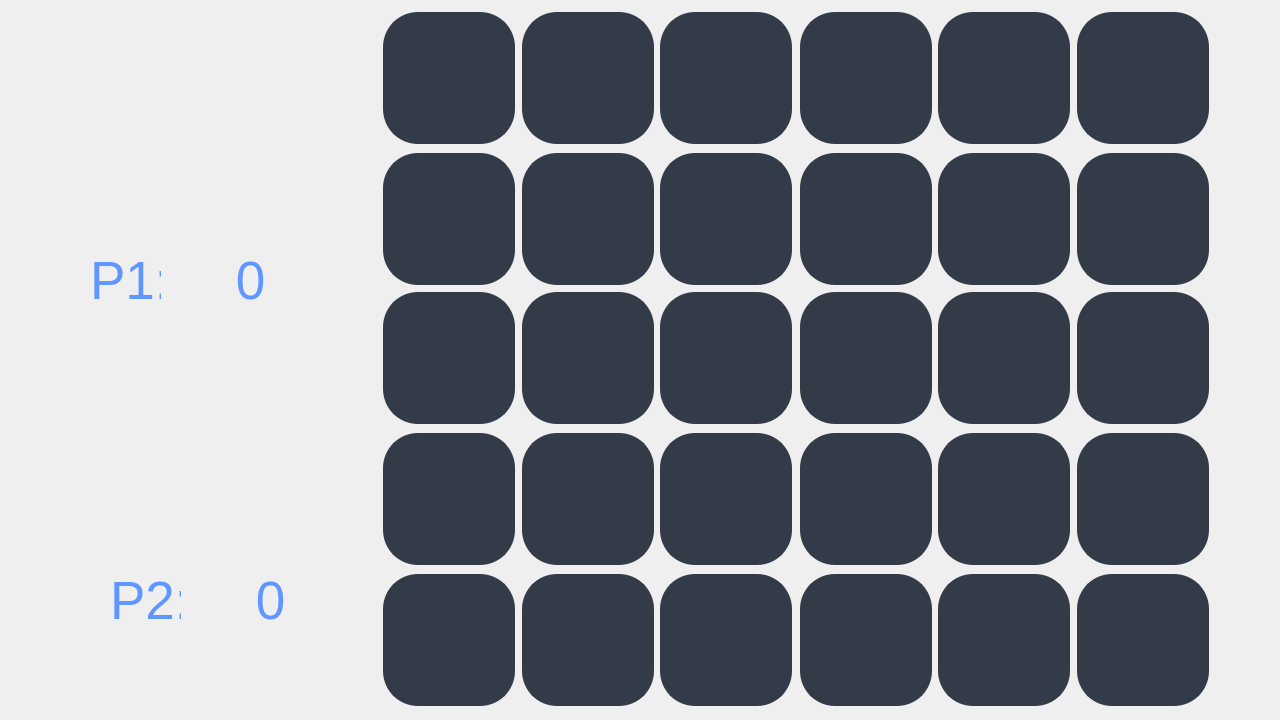
<?xml version="1.0" encoding="UTF-8"?>
<ui version="4.0">
 <class>MainWindow</class>
 <widget class="QMainWindow" name="MainWindow">
  <property name="geometry">
   <rect>
    <x>0</x>
    <y>0</y>
    <width>1280</width>
    <height>720</height>
   </rect>
  </property>
  <property name="minimumSize">
   <size>
    <width>1280</width>
    <height>720</height>
   </size>
  </property>
  <property name="maximumSize">
   <size>
    <width>1280</width>
    <height>720</height>
   </size>
  </property>
  <property name="windowTitle">
   <string>MainWindow</string>
  </property>
  <widget class="QWidget" name="centralwidget">
   <widget class="QLabel" name="lblBackground">
    <property name="geometry">
     <rect>
      <x>0</x>
      <y>0</y>
      <width>1280</width>
      <height>720</height>
     </rect>
    </property>
    <property name="minimumSize">
     <size>
      <width>1280</width>
      <height>720</height>
     </size>
    </property>
    <property name="maximumSize">
     <size>
      <width>1280</width>
      <height>720</height>
     </size>
    </property>
    <property name="text">
     <string/>
    </property>
    <property name="pixmap">
     <pixmap>../img/MEMENTO MORI.png</pixmap>
    </property>
   </widget>
   <widget class="QPushButton" name="btn_1">
    <property name="geometry">
     <rect>
      <x>383</x>
      <y>12</y>
      <width>132</width>
      <height>132</height>
     </rect>
    </property>
    <property name="styleSheet">
     <string notr="true">border: 2px solid rgb(52, 59, 72);
border-radius: 35px; 
background-color: rgb(52, 59, 72);
color: rgb(255, 255, 255);
</string>
    </property>
    <property name="text">
     <string/>
    </property>
   </widget>
   <widget class="QPushButton" name="btn_2">
    <property name="geometry">
     <rect>
      <x>522</x>
      <y>12</y>
      <width>132</width>
      <height>132</height>
     </rect>
    </property>
    <property name="styleSheet">
     <string notr="true">border: 2px solid rgb(52, 59, 72);
border-radius: 35px; 
background-color: rgb(52, 59, 72);
color: rgb(255, 255, 255);
</string>
    </property>
    <property name="text">
     <string/>
    </property>
   </widget>
   <widget class="QPushButton" name="btn_3">
    <property name="geometry">
     <rect>
      <x>660</x>
      <y>12</y>
      <width>132</width>
      <height>132</height>
     </rect>
    </property>
    <property name="styleSheet">
     <string notr="true">border: 2px solid rgb(52, 59, 72);
border-radius: 35px; 
background-color: rgb(52, 59, 72);
color: rgb(255, 255, 255);
</string>
    </property>
    <property name="text">
     <string/>
    </property>
   </widget>
   <widget class="QPushButton" name="btn_4">
    <property name="geometry">
     <rect>
      <x>800</x>
      <y>12</y>
      <width>132</width>
      <height>132</height>
     </rect>
    </property>
    <property name="styleSheet">
     <string notr="true">border: 2px solid rgb(52, 59, 72);
border-radius: 35px; 
background-color: rgb(52, 59, 72);
color: rgb(255, 255, 255);
</string>
    </property>
    <property name="text">
     <string/>
    </property>
   </widget>
   <widget class="QPushButton" name="btn_5">
    <property name="geometry">
     <rect>
      <x>938</x>
      <y>12</y>
      <width>132</width>
      <height>132</height>
     </rect>
    </property>
    <property name="styleSheet">
     <string notr="true">border: 2px solid rgb(52, 59, 72);
border-radius: 35px; 
background-color: rgb(52, 59, 72);
color: rgb(255, 255, 255);
</string>
    </property>
    <property name="text">
     <string/>
    </property>
   </widget>
   <widget class="QPushButton" name="btn_6">
    <property name="geometry">
     <rect>
      <x>1077</x>
      <y>12</y>
      <width>132</width>
      <height>132</height>
     </rect>
    </property>
    <property name="styleSheet">
     <string notr="true">border: 2px solid rgb(52, 59, 72);
border-radius: 35px; 
background-color: rgb(52, 59, 72);
color: rgb(255, 255, 255);
</string>
    </property>
    <property name="text">
     <string/>
    </property>
   </widget>
   <widget class="QPushButton" name="btn_7">
    <property name="geometry">
     <rect>
      <x>1077</x>
      <y>153</y>
      <width>132</width>
      <height>132</height>
     </rect>
    </property>
    <property name="styleSheet">
     <string notr="true">border: 2px solid rgb(52, 59, 72);
border-radius: 35px; 
background-color: rgb(52, 59, 72);
color: rgb(255, 255, 255);
</string>
    </property>
    <property name="text">
     <string/>
    </property>
   </widget>
   <widget class="QPushButton" name="btn_8">
    <property name="geometry">
     <rect>
      <x>660</x>
      <y>153</y>
      <width>132</width>
      <height>132</height>
     </rect>
    </property>
    <property name="styleSheet">
     <string notr="true">border: 2px solid rgb(52, 59, 72);
border-radius: 35px; 
background-color: rgb(52, 59, 72);
color: rgb(255, 255, 255);
</string>
    </property>
    <property name="text">
     <string/>
    </property>
   </widget>
   <widget class="QPushButton" name="btn_9">
    <property name="geometry">
     <rect>
      <x>938</x>
      <y>153</y>
      <width>132</width>
      <height>132</height>
     </rect>
    </property>
    <property name="styleSheet">
     <string notr="true">border: 2px solid rgb(52, 59, 72);
border-radius: 35px; 
background-color: rgb(52, 59, 72);
color: rgb(255, 255, 255);
</string>
    </property>
    <property name="text">
     <string/>
    </property>
   </widget>
   <widget class="QPushButton" name="btn_10">
    <property name="geometry">
     <rect>
      <x>522</x>
      <y>153</y>
      <width>132</width>
      <height>132</height>
     </rect>
    </property>
    <property name="styleSheet">
     <string notr="true">border: 2px solid rgb(52, 59, 72);
border-radius: 35px; 
background-color: rgb(52, 59, 72);
color: rgb(255, 255, 255);
</string>
    </property>
    <property name="text">
     <string/>
    </property>
   </widget>
   <widget class="QPushButton" name="btn_11">
    <property name="geometry">
     <rect>
      <x>383</x>
      <y>153</y>
      <width>132</width>
      <height>132</height>
     </rect>
    </property>
    <property name="styleSheet">
     <string notr="true">border: 2px solid rgb(52, 59, 72);
border-radius: 35px; 
background-color: rgb(52, 59, 72);
color: rgb(255, 255, 255);
</string>
    </property>
    <property name="text">
     <string/>
    </property>
   </widget>
   <widget class="QPushButton" name="btn_12">
    <property name="geometry">
     <rect>
      <x>800</x>
      <y>153</y>
      <width>132</width>
      <height>132</height>
     </rect>
    </property>
    <property name="styleSheet">
     <string notr="true">border: 2px solid rgb(52, 59, 72);
border-radius: 35px; 
background-color: rgb(52, 59, 72);
color: rgb(255, 255, 255);
</string>
    </property>
    <property name="text">
     <string/>
    </property>
   </widget>
   <widget class="QPushButton" name="btn_13">
    <property name="geometry">
     <rect>
      <x>383</x>
      <y>433</y>
      <width>132</width>
      <height>132</height>
     </rect>
    </property>
    <property name="styleSheet">
     <string notr="true">border: 2px solid rgb(52, 59, 72);
border-radius: 35px; 
background-color: rgb(52, 59, 72);
color: rgb(255, 255, 255);
</string>
    </property>
    <property name="text">
     <string/>
    </property>
   </widget>
   <widget class="QPushButton" name="btn_14">
    <property name="geometry">
     <rect>
      <x>1077</x>
      <y>433</y>
      <width>132</width>
      <height>132</height>
     </rect>
    </property>
    <property name="styleSheet">
     <string notr="true">border: 2px solid rgb(52, 59, 72);
border-radius: 35px; 
background-color: rgb(52, 59, 72);
color: rgb(255, 255, 255);
</string>
    </property>
    <property name="text">
     <string/>
    </property>
   </widget>
   <widget class="QPushButton" name="btn_15">
    <property name="geometry">
     <rect>
      <x>1077</x>
      <y>292</y>
      <width>132</width>
      <height>132</height>
     </rect>
    </property>
    <property name="styleSheet">
     <string notr="true">border: 2px solid rgb(52, 59, 72);
border-radius: 35px; 
background-color: rgb(52, 59, 72);
color: rgb(255, 255, 255);
</string>
    </property>
    <property name="text">
     <string/>
    </property>
   </widget>
   <widget class="QPushButton" name="btn_16">
    <property name="geometry">
     <rect>
      <x>800</x>
      <y>433</y>
      <width>132</width>
      <height>132</height>
     </rect>
    </property>
    <property name="styleSheet">
     <string notr="true">border: 2px solid rgb(52, 59, 72);
border-radius: 35px; 
background-color: rgb(52, 59, 72);
color: rgb(255, 255, 255);
</string>
    </property>
    <property name="text">
     <string/>
    </property>
   </widget>
   <widget class="QPushButton" name="btn_17">
    <property name="geometry">
     <rect>
      <x>660</x>
      <y>292</y>
      <width>132</width>
      <height>132</height>
     </rect>
    </property>
    <property name="styleSheet">
     <string notr="true">border: 2px solid rgb(52, 59, 72);
border-radius: 35px; 
background-color: rgb(52, 59, 72);
color: rgb(255, 255, 255);
</string>
    </property>
    <property name="text">
     <string/>
    </property>
   </widget>
   <widget class="QPushButton" name="btn_18">
    <property name="geometry">
     <rect>
      <x>660</x>
      <y>433</y>
      <width>132</width>
      <height>132</height>
     </rect>
    </property>
    <property name="styleSheet">
     <string notr="true">border: 2px solid rgb(52, 59, 72);
border-radius: 35px; 
background-color: rgb(52, 59, 72);
color: rgb(255, 255, 255);
</string>
    </property>
    <property name="text">
     <string/>
    </property>
   </widget>
   <widget class="QPushButton" name="btn_19">
    <property name="geometry">
     <rect>
      <x>938</x>
      <y>292</y>
      <width>132</width>
      <height>132</height>
     </rect>
    </property>
    <property name="styleSheet">
     <string notr="true">border: 2px solid rgb(52, 59, 72);
border-radius: 35px; 
background-color: rgb(52, 59, 72);
color: rgb(255, 255, 255);
</string>
    </property>
    <property name="text">
     <string/>
    </property>
   </widget>
   <widget class="QPushButton" name="btn_20">
    <property name="geometry">
     <rect>
      <x>522</x>
      <y>292</y>
      <width>132</width>
      <height>132</height>
     </rect>
    </property>
    <property name="styleSheet">
     <string notr="true">border: 2px solid rgb(52, 59, 72);
border-radius: 35px; 
background-color: rgb(52, 59, 72);
color: rgb(255, 255, 255);
</string>
    </property>
    <property name="text">
     <string/>
    </property>
   </widget>
   <widget class="QPushButton" name="btn_21">
    <property name="geometry">
     <rect>
      <x>383</x>
      <y>292</y>
      <width>132</width>
      <height>132</height>
     </rect>
    </property>
    <property name="styleSheet">
     <string notr="true">border: 2px solid rgb(52, 59, 72);
border-radius: 35px; 
background-color: rgb(52, 59, 72);
color: rgb(255, 255, 255);
</string>
    </property>
    <property name="text">
     <string/>
    </property>
   </widget>
   <widget class="QPushButton" name="btn_22">
    <property name="geometry">
     <rect>
      <x>938</x>
      <y>433</y>
      <width>132</width>
      <height>132</height>
     </rect>
    </property>
    <property name="styleSheet">
     <string notr="true">border: 2px solid rgb(52, 59, 72);
border-radius: 35px; 
background-color: rgb(52, 59, 72);
color: rgb(255, 255, 255);
</string>
    </property>
    <property name="text">
     <string/>
    </property>
   </widget>
   <widget class="QPushButton" name="btn_23">
    <property name="geometry">
     <rect>
      <x>800</x>
      <y>292</y>
      <width>132</width>
      <height>132</height>
     </rect>
    </property>
    <property name="styleSheet">
     <string notr="true">border: 2px solid rgb(52, 59, 72);
border-radius: 35px; 
background-color: rgb(52, 59, 72);
color: rgb(255, 255, 255);
</string>
    </property>
    <property name="text">
     <string/>
    </property>
   </widget>
   <widget class="QPushButton" name="btn_24">
    <property name="geometry">
     <rect>
      <x>522</x>
      <y>433</y>
      <width>132</width>
      <height>132</height>
     </rect>
    </property>
    <property name="styleSheet">
     <string notr="true">border: 2px solid rgb(52, 59, 72);
border-radius: 35px; 
background-color: rgb(52, 59, 72);
color: rgb(255, 255, 255);
</string>
    </property>
    <property name="text">
     <string/>
    </property>
   </widget>
   <widget class="QPushButton" name="btn_25">
    <property name="geometry">
     <rect>
      <x>383</x>
      <y>574</y>
      <width>132</width>
      <height>132</height>
     </rect>
    </property>
    <property name="styleSheet">
     <string notr="true">border: 2px solid rgb(52, 59, 72);
border-radius: 35px; 
background-color: rgb(52, 59, 72);
color: rgb(255, 255, 255);
</string>
    </property>
    <property name="text">
     <string/>
    </property>
   </widget>
   <widget class="QPushButton" name="btn_26">
    <property name="geometry">
     <rect>
      <x>660</x>
      <y>574</y>
      <width>132</width>
      <height>132</height>
     </rect>
    </property>
    <property name="styleSheet">
     <string notr="true">border: 2px solid rgb(52, 59, 72);
border-radius: 35px; 
background-color: rgb(52, 59, 72);
color: rgb(255, 255, 255);
</string>
    </property>
    <property name="text">
     <string/>
    </property>
   </widget>
   <widget class="QPushButton" name="btn_27">
    <property name="geometry">
     <rect>
      <x>522</x>
      <y>574</y>
      <width>132</width>
      <height>132</height>
     </rect>
    </property>
    <property name="styleSheet">
     <string notr="true">border: 2px solid rgb(52, 59, 72);
border-radius: 35px; 
background-color: rgb(52, 59, 72);
color: rgb(255, 255, 255);
</string>
    </property>
    <property name="text">
     <string/>
    </property>
   </widget>
   <widget class="QPushButton" name="btn_28">
    <property name="geometry">
     <rect>
      <x>800</x>
      <y>574</y>
      <width>132</width>
      <height>132</height>
     </rect>
    </property>
    <property name="styleSheet">
     <string notr="true">border: 2px solid rgb(52, 59, 72);
border-radius: 35px; 
background-color: rgb(52, 59, 72);
color: rgb(255, 255, 255);
</string>
    </property>
    <property name="text">
     <string/>
    </property>
   </widget>
   <widget class="QPushButton" name="btn_29">
    <property name="geometry">
     <rect>
      <x>1077</x>
      <y>574</y>
      <width>132</width>
      <height>132</height>
     </rect>
    </property>
    <property name="styleSheet">
     <string notr="true">border: 2px solid rgb(52, 59, 72);
border-radius: 35px; 
background-color: rgb(52, 59, 72);
color: rgb(255, 255, 255);
</string>
    </property>
    <property name="text">
     <string/>
    </property>
   </widget>
   <widget class="QPushButton" name="btn_30">
    <property name="geometry">
     <rect>
      <x>938</x>
      <y>574</y>
      <width>132</width>
      <height>132</height>
     </rect>
    </property>
    <property name="styleSheet">
     <string notr="true">border: 2px solid rgb(52, 59, 72);
border-radius: 35px; 
background-color: rgb(52, 59, 72);
color: rgb(255, 255, 255);
</string>
    </property>
    <property name="text">
     <string/>
    </property>
   </widget>
   <widget class="QLabel" name="lblp1_1">
    <property name="geometry">
     <rect>
      <x>80</x>
      <y>70</y>
      <width>160</width>
      <height>135</height>
     </rect>
    </property>
    <property name="text">
     <string/>
    </property>
    <property name="pixmap">
     <pixmap>../icons/variouscard.png</pixmap>
    </property>
   </widget>
   <widget class="QLabel" name="lblp1_2">
    <property name="geometry">
     <rect>
      <x>110</x>
      <y>70</y>
      <width>160</width>
      <height>135</height>
     </rect>
    </property>
    <property name="text">
     <string/>
    </property>
    <property name="pixmap">
     <pixmap>../icons/variouscard.png</pixmap>
    </property>
   </widget>
   <widget class="QLabel" name="lblp1_3">
    <property name="geometry">
     <rect>
      <x>140</x>
      <y>70</y>
      <width>160</width>
      <height>135</height>
     </rect>
    </property>
    <property name="text">
     <string/>
    </property>
    <property name="pixmap">
     <pixmap>../icons/variouscard.png</pixmap>
    </property>
   </widget>
   <widget class="QLabel" name="lblp1_4">
    <property name="geometry">
     <rect>
      <x>170</x>
      <y>70</y>
      <width>160</width>
      <height>135</height>
     </rect>
    </property>
    <property name="text">
     <string/>
    </property>
    <property name="pixmap">
     <pixmap>../icons/variouscard.png</pixmap>
    </property>
   </widget>
   <widget class="QLabel" name="lblp2_1">
    <property name="geometry">
     <rect>
      <x>150</x>
      <y>380</y>
      <width>160</width>
      <height>135</height>
     </rect>
    </property>
    <property name="text">
     <string/>
    </property>
    <property name="pixmap">
     <pixmap>../icons/variouscard.png</pixmap>
    </property>
   </widget>
   <widget class="QLabel" name="lblp2_2">
    <property name="geometry">
     <rect>
      <x>120</x>
      <y>380</y>
      <width>160</width>
      <height>135</height>
     </rect>
    </property>
    <property name="text">
     <string/>
    </property>
    <property name="pixmap">
     <pixmap>../icons/variouscard.png</pixmap>
    </property>
   </widget>
   <widget class="QLabel" name="lblp2_3">
    <property name="geometry">
     <rect>
      <x>90</x>
      <y>380</y>
      <width>160</width>
      <height>135</height>
     </rect>
    </property>
    <property name="text">
     <string/>
    </property>
    <property name="pixmap">
     <pixmap>../icons/variouscard.png</pixmap>
    </property>
   </widget>
   <widget class="QLabel" name="lblp2_4">
    <property name="geometry">
     <rect>
      <x>180</x>
      <y>380</y>
      <width>160</width>
      <height>135</height>
     </rect>
    </property>
    <property name="text">
     <string/>
    </property>
    <property name="pixmap">
     <pixmap>../icons/variouscard.png</pixmap>
    </property>
   </widget>
   <widget class="QLabel" name="lblPlayer2Points">
    <property name="geometry">
     <rect>
      <x>180</x>
      <y>520</y>
      <width>181</width>
      <height>161</height>
     </rect>
    </property>
    <property name="font">
     <font>
      <pointsize>40</pointsize>
     </font>
    </property>
    <property name="styleSheet">
     <string notr="true">color:rgb(95,150,255)</string>
    </property>
    <property name="text">
     <string>0</string>
    </property>
    <property name="alignment">
     <set>Qt::AlignCenter</set>
    </property>
   </widget>
   <widget class="QLabel" name="label_3">
    <property name="geometry">
     <rect>
      <x>110</x>
      <y>520</y>
      <width>71</width>
      <height>161</height>
     </rect>
    </property>
    <property name="font">
     <font>
      <pointsize>40</pointsize>
     </font>
    </property>
    <property name="styleSheet">
     <string notr="true">color:rgb(95,150,255)</string>
    </property>
    <property name="text">
     <string>P2:</string>
    </property>
   </widget>
   <widget class="QLabel" name="label_4">
    <property name="geometry">
     <rect>
      <x>90</x>
      <y>200</y>
      <width>71</width>
      <height>161</height>
     </rect>
    </property>
    <property name="font">
     <font>
      <pointsize>40</pointsize>
     </font>
    </property>
    <property name="styleSheet">
     <string notr="true">color:rgb(95,150,255)</string>
    </property>
    <property name="text">
     <string>P1:</string>
    </property>
   </widget>
   <widget class="QLabel" name="lblPlayer1Points">
    <property name="geometry">
     <rect>
      <x>160</x>
      <y>200</y>
      <width>181</width>
      <height>161</height>
     </rect>
    </property>
    <property name="font">
     <font>
      <pointsize>40</pointsize>
     </font>
    </property>
    <property name="styleSheet">
     <string notr="true">color:rgb(95,150,255)</string>
    </property>
    <property name="text">
     <string>0</string>
    </property>
    <property name="alignment">
     <set>Qt::AlignCenter</set>
    </property>
   </widget>
   <zorder>lblBackground</zorder>
   <zorder>btn_1</zorder>
   <zorder>btn_2</zorder>
   <zorder>btn_3</zorder>
   <zorder>btn_4</zorder>
   <zorder>btn_5</zorder>
   <zorder>btn_6</zorder>
   <zorder>btn_7</zorder>
   <zorder>btn_8</zorder>
   <zorder>btn_9</zorder>
   <zorder>btn_10</zorder>
   <zorder>btn_11</zorder>
   <zorder>btn_12</zorder>
   <zorder>btn_13</zorder>
   <zorder>btn_14</zorder>
   <zorder>btn_15</zorder>
   <zorder>btn_16</zorder>
   <zorder>btn_17</zorder>
   <zorder>btn_18</zorder>
   <zorder>btn_19</zorder>
   <zorder>btn_20</zorder>
   <zorder>btn_21</zorder>
   <zorder>btn_22</zorder>
   <zorder>btn_23</zorder>
   <zorder>btn_24</zorder>
   <zorder>btn_25</zorder>
   <zorder>btn_26</zorder>
   <zorder>btn_27</zorder>
   <zorder>btn_28</zorder>
   <zorder>btn_29</zorder>
   <zorder>btn_30</zorder>
   <zorder>lblp1_1</zorder>
   <zorder>lblp1_2</zorder>
   <zorder>lblPlayer2Points</zorder>
   <zorder>label_3</zorder>
   <zorder>label_4</zorder>
   <zorder>lblPlayer1Points</zorder>
   <zorder>lblp2_3</zorder>
   <zorder>lblp2_2</zorder>
   <zorder>lblp2_1</zorder>
   <zorder>lblp2_4</zorder>
   <zorder>lblp1_3</zorder>
   <zorder>lblp1_4</zorder>
  </widget>
 </widget>
 <resources/>
 <connections/>
</ui>
